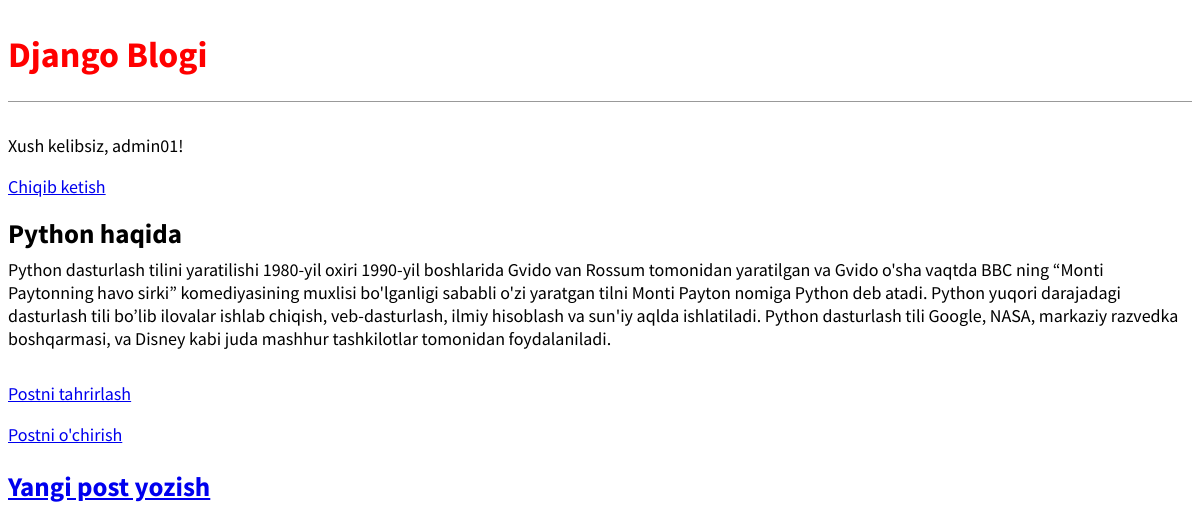
The app's page /post/5/ (signed in) with its own data.
### blog/models.py (models this page shows, shortened)
class Post(models.Model):
    title=models.CharField(max_length=200)
    author=models.ForeignKey(
        'auth.User',
        on_delete=models.CASCADE,
    )
    body=models.TextField()

### blog/views.py (the view)
# urls.py: path('post/<int:pk>/',BlogDetailView.as_view(),name='post_detail'),
class BlogDetailView(DetailView):
    model=Post
    template_name='post_detail.html'

### templates/post_detail.html
{% extends 'base.html' %}
{% block content %}
<div class="post-entry">
    <h2>{{post.title}}</h2>
    <p>{{post.body}}</p>
</div>
<p><a href="{% url 'post_edit' post.pk %}">Postni tahrirlash</a></p>
<p><a href="{% url 'post_delete' post.pk %}">Postni o'chirish</a></p>
{% endblock content %}

### templates/base.html (shortened to what this page needs)
{% load static %}
<html lang="en">
<head>
    <link href="{% static 'css/base.css'%}" rel="stylesheet">
</head>
<body>
<header>
    <h1><a href="{% url 'home' %}">Django Blogi</a></h1>
</header>
{% if user.is_authenticated %}
    <p>Xush kelibsiz, {{user.username}}!</p>
    <p><a href="{% url 'logout'%}">Chiqib ketish</a></p>
{%else%}
   <p>
     <a href="{% url 'login'%}">Saytga kirish</a>  |
     <a href="{% url 'signup'%}">Ro'yhatdan o'tish</a>
   </p>
{%endif%}
<div>
    {% block content %}
    {% endblock content %}
</div>
<footer>
    <h2><a href="{% url 'post_new' %}">Yangi post yozish</a></h2>
</footer>
</body>
</html>

### static/css/base.css (style rules this page uses)
body { font-family: 'Source Sans Pro', sans-serif; font-size: 18px; }
header { border-bottom: 1px solid #999; margin-bottom: 2rem; display: flex; }
header h1 a { color: red; text-decoration: none; }
.post-entry { margin-bottom: 2rem; }
.post-entry h2 { margin: 0.5rem 0; }
.post-entry p { margin: 0; font-weight: 400; }

### records on screen
Post: title "Python haqida", body "Python dasturlash tilini yaratilishi 1980-yil oxiri 1990-yil boshlarida Gvido van Rossum tomonidan yaratilgan va Gvido o'sha vaqtda BBC ning “Monti Paytonning havo sirki” komediyasining muxlisi bo'lganligi sababli o'zi yaratgan tilni Monti Payton nomiga Python deb atadi. Python yuqori darajadagi dasturlash tili bo’lib ilovalar ishlab chiqish, veb-dasturlash, ilmiy hisoblash va sun'iy aqlda ishlatiladi. Python dasturlash tili Google, NASA, markaziy razvedka boshqarmasi, va Disney kabi juda mashhur tashkilotlar tomonidan foydalaniladi."

### other values on screen
{{ user.username }} "admin01"
